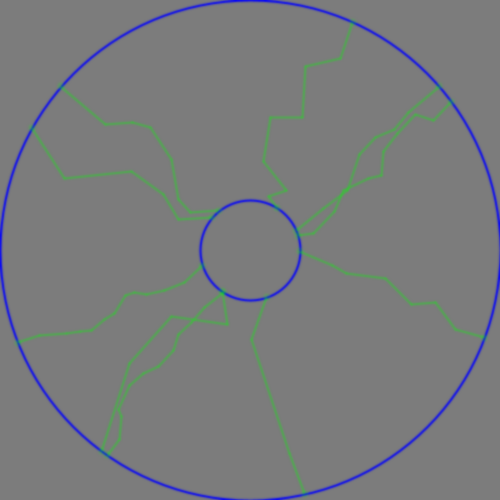
Frame 1 (no input)
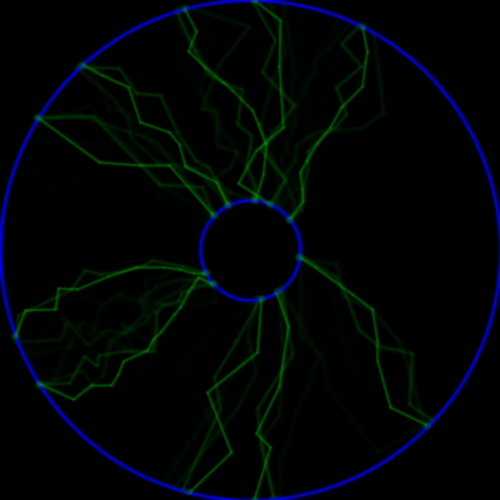
Frame 60 (the mouse pressed at the canvas centre just before this capture)
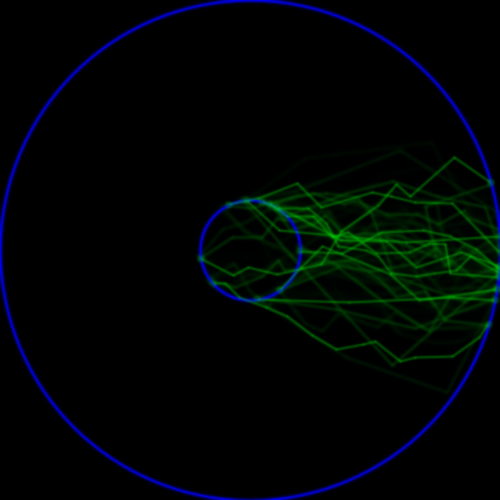
Frame 120 (the mouse held since frame 60 and released just before this capture)

The Processing sketch that drew these frames (run headless with seeded random() and noise(); from frame 60 on, the mouse is pressed at the canvas centre):

// Processing sketch: lightning_lamp_modulo
// ── lightning_lamp_modulo.pde
float x0, y0, x1, y1;
int nbolts=10;
float rin=50, rout=250;
float[] ain, aout, 
xin, xout, yin, yout, joints;



void setup() {
  size(500, 500);
  smooth();

  ain=new float[nbolts];
  aout=new float[nbolts];
  xin=new float[nbolts];
  xout=new float[nbolts];
  yin=new float[nbolts];
  yout=new float[nbolts];
  joints=new float[nbolts];


  for (int i=0; i<nbolts; i++) {
    ain[i]=random(0, 2*PI);
    joints[i]=random(3, 20);
  }
}



void draw() {
  noStroke();
  fill(0, 100);
  rect(0, 0, width, height);


  for (int i=0; i<nbolts; i++) {
    ain[i]+=random(-PI/30, PI/30);
    aout[i]=ain[i] + PI*( noise( .1*ain[i], frameCount*.005) - .5);


    xin[i]=rin*cos(ain[i]);
    yin[i]=rin*sin(ain[i]);

    float dA=0;
    if (mousePressed) {

      float mA=atan2(mouseY-height/2, mouseX-width/2);
      

      /*the code below loops theta so there is no discontinuity
       along the positive x axis. it is an implementations
       of the modulo operator*/
      if ( abs(mA - aout[i])>PI ) {
        if (mA > aout[i]) mA-=2*PI;
        else mA+=2*PI;
      }

      dA=mA-aout[i];
      dA=random(.9*dA, 1.1*dA);
    }

    xout[i]=rout*cos(aout[i]+dA);
    yout[i]=rout*sin(aout[i]+dA);

    joints[i]+=random(-.25, .25);
    joints[i]=constrain(joints[i], 3, 20);
  }

  translate(width/2, height/2);


  noFill();
  stroke(0, 0, 255);
  strokeWeight(2);
  ellipse(0, 0, 2*rin, 2*rin);
  ellipse(0, 0, 2*rout, 2*rout);
  /*starting coords and target coords
   are xin, yin   and    xout, yout
   they get put in to semi-random path function
   */

  for (int i=0; i<nbolts; i++) semi_random_path(xin[i], yin[i], 
  xout[i], yout[i], random(PI/6, .4*PI), 
  round(joints[i]), color(0, 255*(pow(joints[i], 1/3) / pow(20, 1/3)), 0));

  filter(BLUR);
}



void semi_random_path(float x0, float y0, 
float x1, float y1, float dA, int joints, color C) {

  stroke(C, 50);
  ellipse(x0, y0, 5, 5);
  ellipse(x1, y1, 5, 5);

  strokeWeight(2);
  stroke(C, 100);

  for (int i=0; i<joints-1; i++) {
    float len=dist(x0, y0, x1, y1);
    float a=atan2(y1-y0, x1-x0);
    len=random(len/2, 3*len/2) / (joints-i);
    a=random(a-dA, a+dA);

    float xx=x0+len*cos(a), yy=y0+len*sin(a);
    line(x0, y0, xx, yy);
    x0=xx;
    y0=yy;
  }
  line(x0, y0, x1, y1);
}



/*real modulo operator, not java's remainder operator.
 as i've discovered above it can be implemented in various ways,
 like this or with the absolute value function*/
float mod(float in, float mod) {
  float quotient=in/mod;
  quotient=float(floor(quotient));
  float out=in-mod*quotient;
  return out;
}
